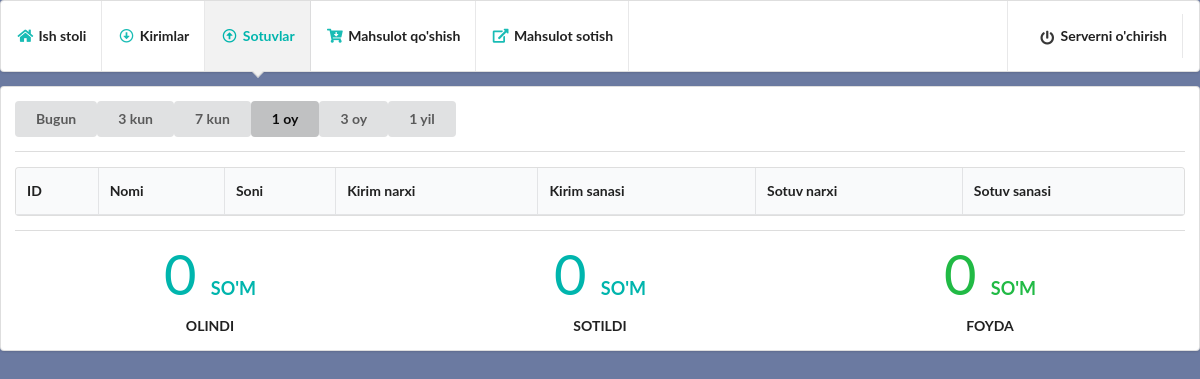
Page /sales/30 on the earlier database version.
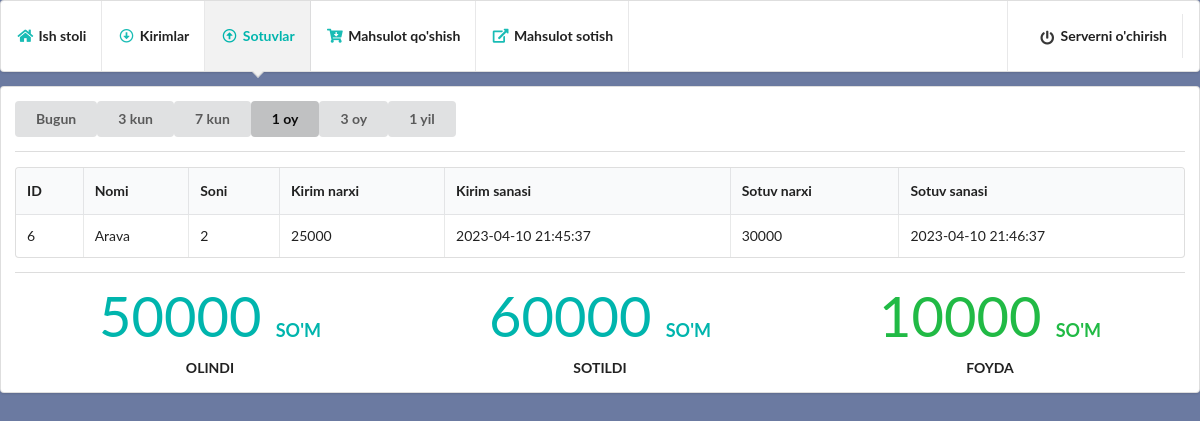
Same page on the later database version.
### modules.py (models this page shows, shortened)
class inheritedClassName(db.Model):
    __abstract__ = True
    def format(self):
        return self.__dict__

@dataclass
class Sales(inheritedClassName):
    id: int
    name: String
    count: int
    in_time: DateTime
    in_price: Integer
    out_time: DateTime
    out_price: Integer
    __tablename__ = "sales"
    id = Column(Integer, primary_key=True)
    name = Column(String, nullable=False)
    count = Column(Integer, default=0)
    in_time = Column(DateTime)
    in_price = Column(Integer)
    out_time = Column(DateTime)
    out_price = Column(Integer)

### main.py (the view)
@app.route('/sales/<int:days>')
def sales(days):
    start = date.today() - timedelta(days=days)
    sales_query = Sales.query.filter(Sales.out_time>start).all()
    sales = [sale.format() for sale in sales_query]
    in_total = 0
    out_total = 0
    for item in sales_query:
        in_total += (item.in_price * item.count)
        out_total += (item.out_price * item.count)
    benefit = out_total - in_total
    return render_template('sales.html', days=str(days), sales=sales, in_total=in_total, out_total=out_total, benefit=benefit)

### templates/sales.html (shortened to what this page needs)
<!DOCTYPE html>
<html lang="en">
<head>
    <link rel="stylesheet" href="{{ url_for('static', filename='semantic-ui/semantic.min.css') }}">
</head>
<body style="background-color: #6B7AA1;">
  <div class="ui pointing menu teal">
    <a href="/dashboard" class="item">
        <i class="home icon teal"></i>
        <b>Ish stoli</b>
    </a>
    <a href="/imports/1" class="item">
        <i class="arrow alternate circle down outline icon teal"></i>
        <b>Kirimlar</b>
    </a>
    <a href="/sales/1" class="active item">
        <i class="arrow alternate circle up outline icon teal"></i>
        <b>Sotuvlar</b>
    </a>
    <a href="/add_item" class="item">
        <i class="cart arrow down icon teal"></i>
        <b>Mahsulot qo'shish</b>
    </a>
    <a href="/items" class="item">
        <i class="external alternate icon teal"></i>
        <b>Mahsulot sotish</b>
    </a>
    <div class="right menu">
      <div class="item">
          <a href="/stop" class="item">
              <i class="power off icon"></i>
              <b>Serverni o'chirish</b>
          </a>
      </div>
  </div>
  </div>
  <div class="ui segment">
    <div class="ui buttons">
      <a href="/sales/1"><button class="ui button {% if days == '1' %} {{ 'active' }} {% endif %}">Bugun</button></a>
      <a href="/sales/3"><button class="ui button {% if days == '3' %} {{ 'active' }} {% endif %}">3 kun</button></a>
      <a href="/sales/7"><button class="ui button {% if days == '7' %} {{ 'active' }} {% endif %}">7 kun</button></a>
      <a href="/sales/30"><button class="ui button {% if days == '30' %} {{ 'active' }} {% endif %}">1 oy</button></a>
      <a href="/sales/90"><button class="ui button {% if days == '90' %} {{ 'active' }} {% endif %}">3 oy</button></a>
      <a href="/sales/365"><button class="ui button {% if days == '365' %} {{ 'active' }} {% endif %}">1 yil</button></a>
    </div>
    <div class="ui divider"></div>
    <table class="ui celled table">
      <thead>
        <tr><th>ID</th>
        <th>Nomi</th>
        <th>Soni</th>
        <th>Kirim narxi</th>
        <th>Kirim sanasi</th>
        <th>Sotuv narxi</th>
        <th>Sotuv sanasi</th>
      </tr></thead>
      <tbody>
        {% if sales %}
        {% for sale in sales %}
        <tr>
          <td data-label="id">{{sale.id}}</td>
          <td data-label="name">{{sale.name}}</td>
          <td data-label="count">{{sale.count}}</td>
          <td data-label="in_price">{{sale.in_price}}</td>
          <td data-label="in_time">{{sale.in_time}}</td>
          <td data-label="out_price">{{sale.out_price}}</td>
          <td data-label="out_time">{{sale.out_time}}</td>
        </tr>
        {% endfor %}
        {% endif %}
      </tbody>
    </table>
    <div class="ui divider"></div>
    <div class="ui three statistics">
      <div class="statistic teal">
        <div class="value">
          {{ in_total }} <span style="font-size: large; font-weight: bold;">so'm</span>
        </div>
        <div class="label">
          Olindi
        </div>
      </div>
      <div class="statistic teal">
        <div class="value">
          {{ out_total }} <span style="font-size: large; font-weight: bold;">so'm</span>
        </div>
        <div class="label">
          Sotildi
        </div>
      </div>
      <div class="statistic {% if benefit < 0 %} {{ 'red' }} {% else %} {{ 'green' }} {% endif %}">
        <div class="value">
          {{ benefit }} <span style="font-size: large; font-weight: bold;">so'm</span>
        </div>
        <div class="label">
          Foyda
        </div>
      </div>
    </div>
  </div>
</body>
</html>

Differences in the rows shown:
added Sales: id "6", name "Arava", count "2", in_price "25000", in_time "2023-04-10 21:45:37", out_price "30000", out_time "2023-04-10 21:46:37"
Other differences:
{{ in_total }}: "0" → "50000"
{{ out_total }}: "0" → "60000"
{{ benefit }}: "0" → "10000"
